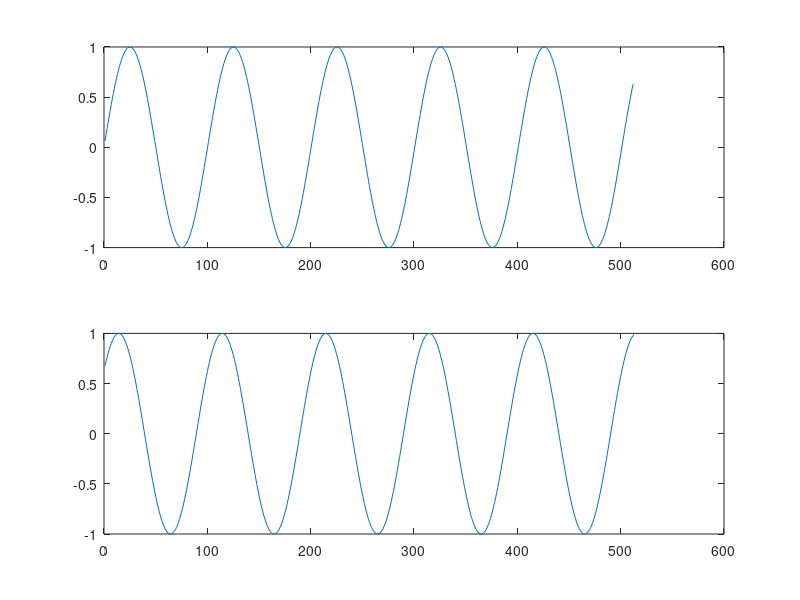
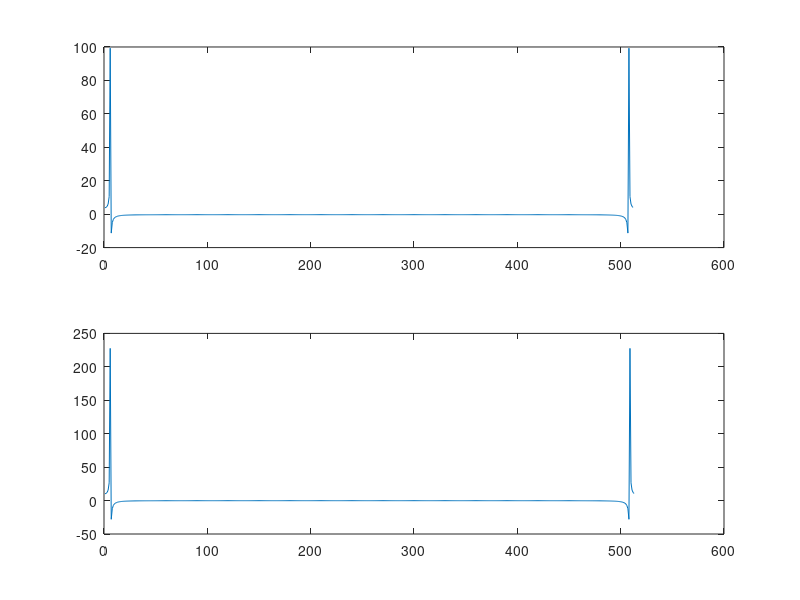
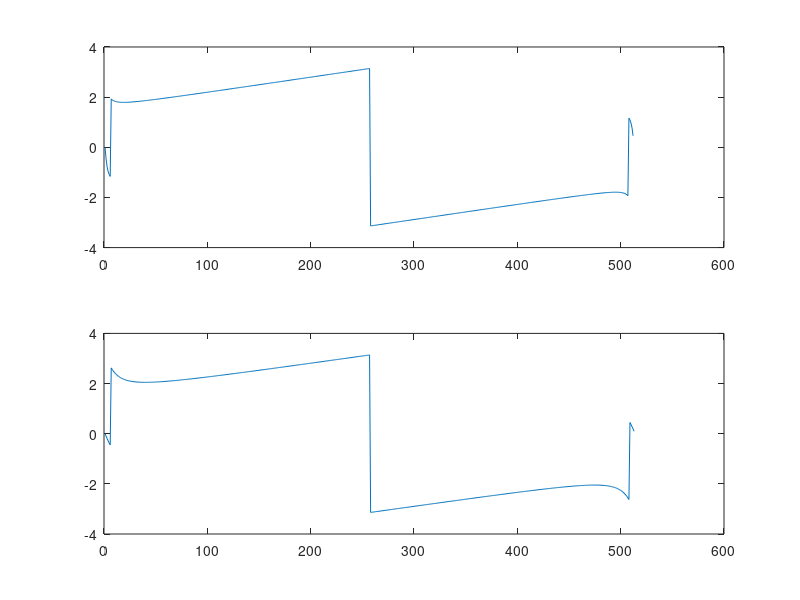

Here is the MATLAB script that generated these plots, in order:
t=1:44100;
x = sin(2*pi*440*t/44100);
a = x(1:512);
b = x(513:513+512);
A = fft(a); B = fft(b);
subplot(2,1,1)
plot(a)
subplot(2,1,2)
plot(b)
figure
subplot(2,1,1)
plot(A)
plot(real(A))
subplot(2,1,2)
plot(real(B))
figure
subplot(2,1,1)
plot(angle(A))
subplot(2,1,2)
plot(angle(B))